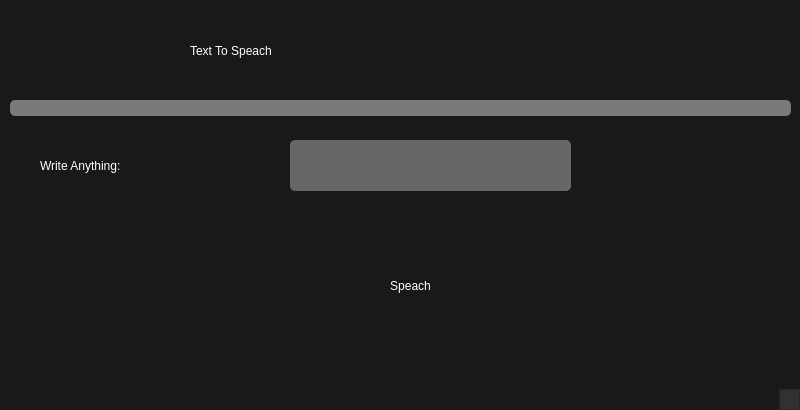
<?xml version="1.0" encoding="UTF-8"?>
<ui version="4.0">
 <class>Form</class>
 <widget class="QWidget" name="Form">
  <property name="geometry">
   <rect>
    <x>0</x>
    <y>0</y>
    <width>800</width>
    <height>410</height>
   </rect>
  </property>
  <property name="windowTitle">
   <string>Text To Speach</string>
  </property>
  <property name="windowIcon">
   <iconset>
    <normaloff>icons/conversation.png</normaloff>icons/conversation.png</iconset>
  </property>
  <widget class="QStackedWidget" name="stackedWidget">
   <property name="geometry">
    <rect>
     <x>0</x>
     <y>0</y>
     <width>801</width>
     <height>411</height>
    </rect>
   </property>
   <property name="styleSheet">
    <string notr="true">background-color: rgb(25, 25, 25)</string>
   </property>
   <widget class="QWidget" name="Text_to_speach_page">
    <widget class="QLabel" name="Title">
     <property name="geometry">
      <rect>
       <x>190</x>
       <y>20</y>
       <width>391</width>
       <height>61</height>
      </rect>
     </property>
     <property name="styleSheet">
      <string notr="true">font: 48pt &quot;Impact&quot;;
color: rgb(255, 255, 255);</string>
     </property>
     <property name="text">
      <string>Text To Speach</string>
     </property>
    </widget>
    <widget class="QFrame" name="frame">
     <property name="geometry">
      <rect>
       <x>779</x>
       <y>389</y>
       <width>21</width>
       <height>21</height>
      </rect>
     </property>
     <property name="styleSheet">
      <string notr="true">background-color: rgb(49, 49, 49);</string>
     </property>
     <property name="frameShape">
      <enum>QFrame::StyledPanel</enum>
     </property>
     <property name="frameShadow">
      <enum>QFrame::Raised</enum>
     </property>
    </widget>
    <widget class="QLabel" name="Write_anything_label">
     <property name="geometry">
      <rect>
       <x>40</x>
       <y>140</y>
       <width>231</width>
       <height>51</height>
      </rect>
     </property>
     <property name="styleSheet">
      <string notr="true">color: rgb(255, 255, 255);
font: 28pt &quot;Impact&quot;;</string>
     </property>
     <property name="text">
      <string>Write Anything:</string>
     </property>
    </widget>
    <widget class="Line" name="line">
     <property name="geometry">
      <rect>
       <x>10</x>
       <y>100</y>
       <width>781</width>
       <height>16</height>
      </rect>
     </property>
     <property name="styleSheet">
      <string notr="true">color:white;
height:4px;
border-radius:5px;
background-color: rgb(122, 122, 122);</string>
     </property>
     <property name="orientation">
      <enum>Qt::Horizontal</enum>
     </property>
    </widget>
    <widget class="QLineEdit" name="lineEdit_Speach">
     <property name="geometry">
      <rect>
       <x>290</x>
       <y>140</y>
       <width>281</width>
       <height>51</height>
      </rect>
     </property>
     <property name="styleSheet">
      <string notr="true">color: rgb(255, 255, 255);
font: 28pt &quot;Impact&quot;;
border-radius:5px;
border:solid;
border-color: rgb(100, 100, 100);
background-color: rgb(103, 103, 103);</string>
     </property>
    </widget>
    <widget class="QPushButton" name="Speach_btn">
     <property name="geometry">
      <rect>
       <x>270</x>
       <y>250</y>
       <width>281</width>
       <height>71</height>
      </rect>
     </property>
     <property name="styleSheet">
      <string notr="true">QPushButton{
color: rgb(255, 255, 255);
font: 28pt &quot;Impact&quot;;
border-radius:5px;
border:none;
}
QPushButton:hover{
background-color: rgb(0, 92, 157);

}
QPushButton:Pressed{
background-color: rgb(0, 84, 140);
}</string>
     </property>
     <property name="text">
      <string>Speach</string>
     </property>
    </widget>
    <widget class="QLabel" name="Saying_label">
     <property name="geometry">
      <rect>
       <x>280</x>
       <y>340</y>
       <width>231</width>
       <height>51</height>
      </rect>
     </property>
     <property name="styleSheet">
      <string notr="true">color: rgb(255, 255, 255);
font: 28pt &quot;Impact&quot;;</string>
     </property>
     <property name="text">
      <string/>
     </property>
    </widget>
   </widget>
   <widget class="QWidget" name="page_2"/>
  </widget>
 </widget>
 <resources/>
 <connections/>
</ui>
